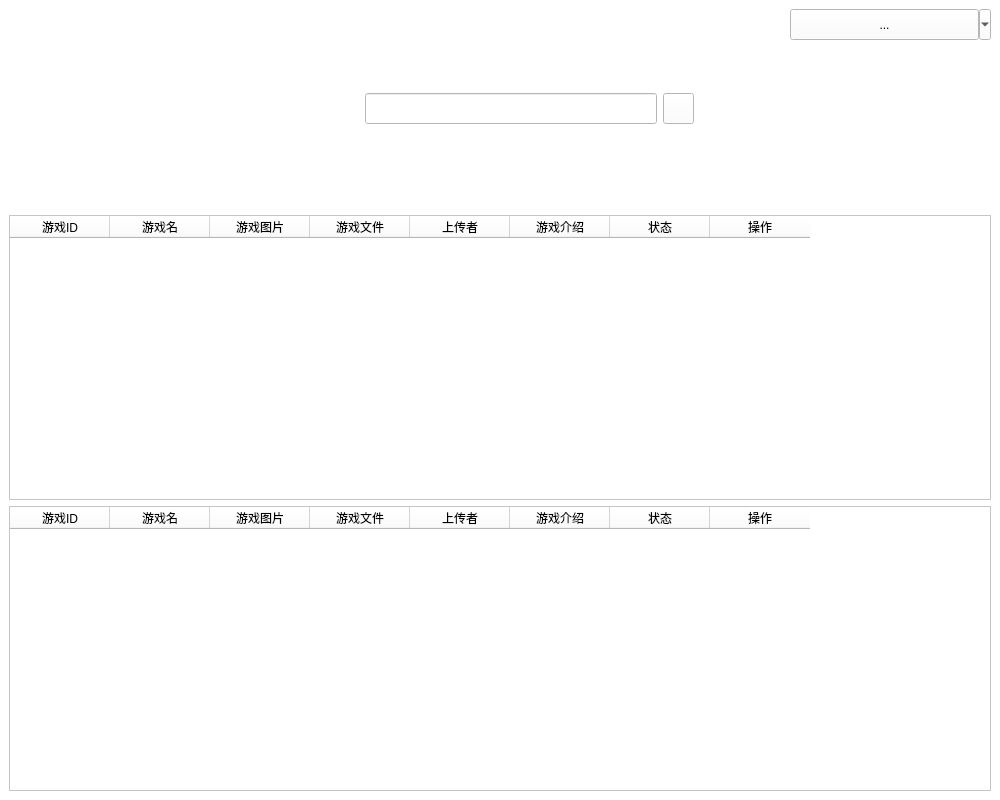
<?xml version="1.0" encoding="UTF-8"?>
<ui version="4.0">
 <class>AdminGameWindow</class>
 <widget class="QMainWindow" name="AdminGameWindow">
  <property name="geometry">
   <rect>
    <x>0</x>
    <y>0</y>
    <width>1000</width>
    <height>800</height>
   </rect>
  </property>
  <property name="minimumSize">
   <size>
    <width>500</width>
    <height>500</height>
   </size>
  </property>
  <property name="windowTitle">
   <string>Stepic 管理员管理游戏界面</string>
  </property>
  <property name="windowIcon">
   <iconset>
    <normaloff>../image/游戏.png</normaloff>../image/游戏.png</iconset>
  </property>
  <property name="styleSheet">
   <string notr="true">background-color: rgb(255, 255, 255);</string>
  </property>
  <property name="toolButtonStyle">
   <enum>Qt::ToolButtonTextBesideIcon</enum>
  </property>
  <widget class="QWidget" name="centralwidget">
   <layout class="QGridLayout" name="gridLayout">
    <item row="1" column="0" colspan="4">
     <widget class="QTableWidget" name="all_table">
      <property name="sizePolicy">
       <sizepolicy hsizetype="Expanding" vsizetype="Expanding">
        <horstretch>4</horstretch>
        <verstretch>3</verstretch>
       </sizepolicy>
      </property>
      <property name="contextMenuPolicy">
       <enum>Qt::DefaultContextMenu</enum>
      </property>
      <property name="dragDropMode">
       <enum>QAbstractItemView::NoDragDrop</enum>
      </property>
      <property name="selectionMode">
       <enum>QAbstractItemView::NoSelection</enum>
      </property>
      <property name="textElideMode">
       <enum>Qt::ElideMiddle</enum>
      </property>
      <column>
       <property name="text">
        <string>游戏ID</string>
       </property>
      </column>
      <column>
       <property name="text">
        <string>游戏名</string>
       </property>
      </column>
      <column>
       <property name="text">
        <string>游戏图片</string>
       </property>
      </column>
      <column>
       <property name="text">
        <string>游戏文件</string>
       </property>
      </column>
      <column>
       <property name="text">
        <string>上传者</string>
       </property>
      </column>
      <column>
       <property name="text">
        <string>游戏介绍</string>
       </property>
      </column>
      <column>
       <property name="text">
        <string>状态</string>
       </property>
      </column>
      <column>
       <property name="text">
        <string>操作</string>
       </property>
      </column>
     </widget>
    </item>
    <item row="0" column="1">
     <widget class="QLineEdit" name="search_Edit">
      <property name="sizePolicy">
       <sizepolicy hsizetype="Expanding" vsizetype="Fixed">
        <horstretch>1</horstretch>
        <verstretch>1</verstretch>
       </sizepolicy>
      </property>
      <property name="minimumSize">
       <size>
        <width>21</width>
        <height>31</height>
       </size>
      </property>
      <property name="maximumSize">
       <size>
        <width>16777215</width>
        <height>31</height>
       </size>
      </property>
     </widget>
    </item>
    <item row="2" column="0" colspan="4">
     <widget class="QTableWidget" name="review_table">
      <property name="sizePolicy">
       <sizepolicy hsizetype="Expanding" vsizetype="Expanding">
        <horstretch>4</horstretch>
        <verstretch>3</verstretch>
       </sizepolicy>
      </property>
      <column>
       <property name="text">
        <string>游戏ID</string>
       </property>
      </column>
      <column>
       <property name="text">
        <string>游戏名</string>
       </property>
      </column>
      <column>
       <property name="text">
        <string>游戏图片</string>
       </property>
      </column>
      <column>
       <property name="text">
        <string>游戏文件</string>
       </property>
      </column>
      <column>
       <property name="text">
        <string>上传者</string>
       </property>
      </column>
      <column>
       <property name="text">
        <string>游戏介绍</string>
       </property>
      </column>
      <column>
       <property name="text">
        <string>状态</string>
       </property>
      </column>
      <column>
       <property name="text">
        <string>操作</string>
       </property>
      </column>
     </widget>
    </item>
    <item row="0" column="3" alignment="Qt::AlignRight|Qt::AlignTop">
     <widget class="QToolButton" name="menu_Button">
      <property name="sizePolicy">
       <sizepolicy hsizetype="Fixed" vsizetype="Fixed">
        <horstretch>1</horstretch>
        <verstretch>1</verstretch>
       </sizepolicy>
      </property>
      <property name="minimumSize">
       <size>
        <width>201</width>
        <height>31</height>
       </size>
      </property>
      <property name="maximumSize">
       <size>
        <width>201</width>
        <height>31</height>
       </size>
      </property>
      <property name="text">
       <string>...</string>
      </property>
      <property name="icon">
       <iconset>
        <normaloff>../image/游戏.png</normaloff>../image/游戏.png</iconset>
      </property>
      <property name="popupMode">
       <enum>QToolButton::MenuButtonPopup</enum>
      </property>
      <property name="toolButtonStyle">
       <enum>Qt::ToolButtonTextBesideIcon</enum>
      </property>
     </widget>
    </item>
    <item row="0" column="0">
     <widget class="QLabel" name="logo">
      <property name="sizePolicy">
       <sizepolicy hsizetype="Fixed" vsizetype="Fixed">
        <horstretch>1</horstretch>
        <verstretch>1</verstretch>
       </sizepolicy>
      </property>
      <property name="minimumSize">
       <size>
        <width>350</width>
        <height>200</height>
       </size>
      </property>
      <property name="maximumSize">
       <size>
        <width>350</width>
        <height>200</height>
       </size>
      </property>
      <property name="text">
       <string/>
      </property>
      <property name="pixmap">
       <pixmap>../image/游戏大logo.png</pixmap>
      </property>
      <property name="alignment">
       <set>Qt::AlignCenter</set>
      </property>
     </widget>
    </item>
    <item row="0" column="2">
     <widget class="QPushButton" name="search_Button">
      <property name="sizePolicy">
       <sizepolicy hsizetype="Minimum" vsizetype="Fixed">
        <horstretch>1</horstretch>
        <verstretch>1</verstretch>
       </sizepolicy>
      </property>
      <property name="minimumSize">
       <size>
        <width>31</width>
        <height>31</height>
       </size>
      </property>
      <property name="maximumSize">
       <size>
        <width>31</width>
        <height>31</height>
       </size>
      </property>
      <property name="text">
       <string/>
      </property>
      <property name="icon">
       <iconset>
        <normaloff>../image/search.jpg</normaloff>../image/search.jpg</iconset>
      </property>
     </widget>
    </item>
   </layout>
  </widget>
 </widget>
 <resources/>
 <connections/>
</ui>
